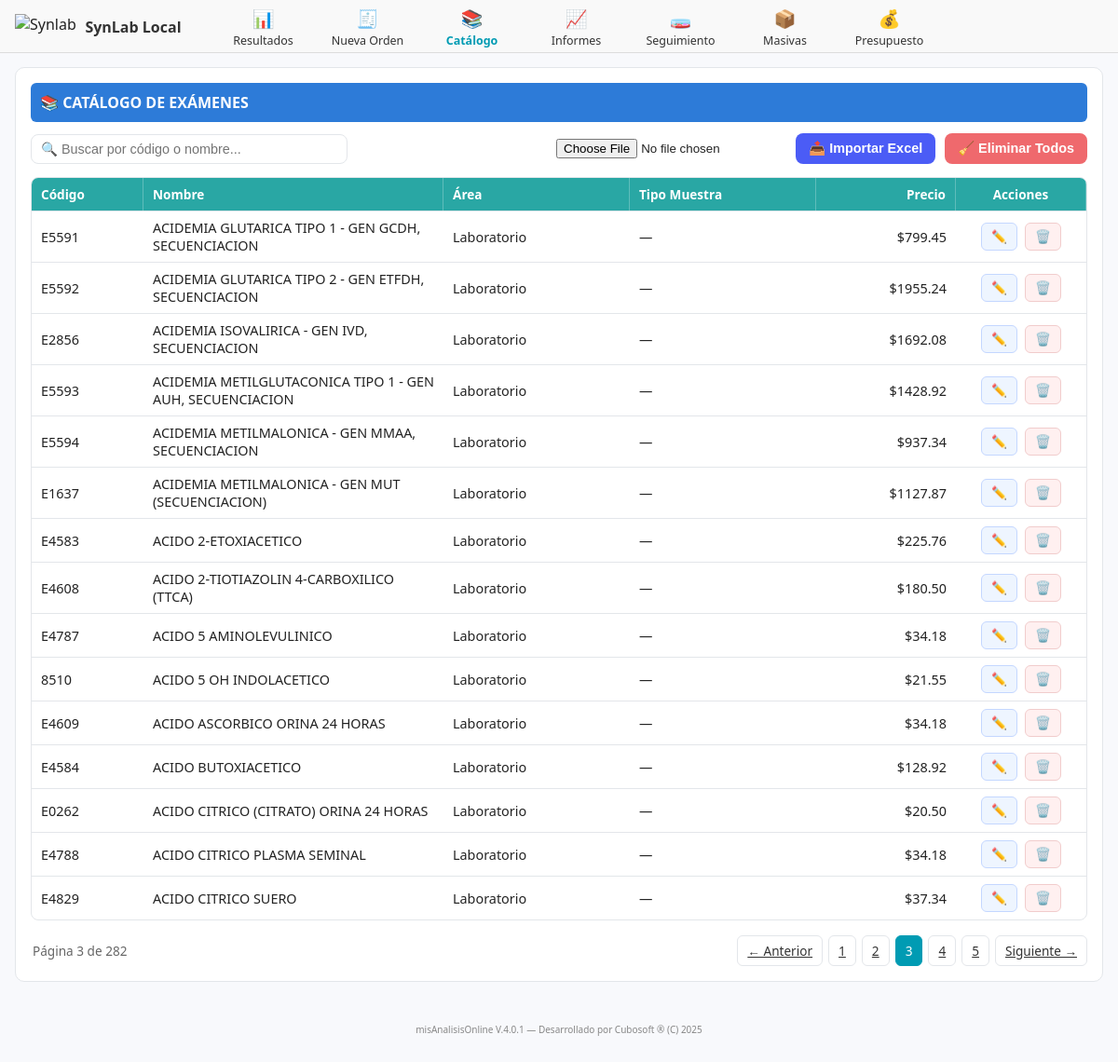
/catalogo/?page=3 (signed in), run on the app's committed database.
### laboratorio/models.py (models this page shows, shortened)
class Examen(models.Model):
    codigo = models.CharField(max_length=50, unique=True)
    nombre = models.CharField(max_length=200)
    area = models.CharField(max_length=100)
    unidad = models.CharField(max_length=50, blank=True, null=True)
    muestra = models.CharField(max_length=100, blank=True, null=True)  # 🧪 NUEVO CAMPO
    precio = models.DecimalField(max_digits=10, decimal_places=2, default=0.00)
    referencia_synlab = models.CharField(max_length=50, blank=True, null=True)
    activo = models.BooleanField(default=True)
    creado_en = models.DateTimeField(auto_now_add=True)
    actualizado_en = models.DateTimeField(auto_now=True)
    creado_por = models.ForeignKey(User, related_name='examen_creado_por', on_delete=models.SET_NULL, null=True, blank=True)
    modificado_por = models.ForeignKey(User, related_name='examen_modificado_por', on_delete=models.SET_NULL, null=True, blank=True)

### laboratorio/views.py (the view)
# urls.py: path('catalogo/', views.catalogo_examenes, name='catalogo_examenes'),
@login_required
def catalogo_examenes(request):
    examenes_list = Examen.objects.all().order_by('area', 'nombre')
    query = request.GET.get('q', '').strip()
    if query:
        examenes_list = examenes_list.filter(nombre__icontains=query) | examenes_list.filter(codigo__icontains=query)
    paginator = Paginator(examenes_list, 15)
    page_number = request.GET.get('page')
    examenes = paginator.get_page(page_number)
    return render(request, 'laboratorio/catalogo.html', {'examenes': examenes, 'query': query})

### laboratorio/templates/laboratorio/catalogo.html (shortened to what this page needs)
{% extends "base.html" %}
{% block content %}
<div class="slx-panel">
  <div class="slx-title">📚 Catálogo de Exámenes</div>
  <div class="slx-header">
    <div class="slx-searchbar">
      <input type="search" id="buscarExamen" value="{{ query }}" class="slx-input" placeholder="🔍 Buscar por código o nombre...">
    </div>
    <div style="display:flex; gap:10px; align-items:center;">
      <form method="post" action="{% url 'catalogo_importar_excel' %}" enctype="multipart/form-data" class="d-flex align-items-center gap-2">
        <input type="file" name="archivo" accept=".xlsx" required>
        <button class="slx-btn slx-btn--blue">📤 Importar Excel</button>
      </form>
      <button type="button" id="btnEliminarTodos" class="slx-btn slx-btn--red">🧹 Eliminar Todos</button>
    </div>
  </div>
  <div id="tablaExamenes" class="slx-tablewrap">
    <div class="slx-thead">
      <div>Código</div>
      <div>Nombre</div>
      <div>Área</div>
      <div>Tipo Muestra</div>
      <div style="text-align:right;">Precio</div>
      <div style="text-align:center;">Acciones</div>
    </div>
    {% for e in examenes %}
    <div class="slx-row" data-id="{{ e.id }}">
      <div>{{ e.codigo }}</div>
      <div>{{ e.nombre }}</div>
      <div>{{ e.area }}</div>
      <div>{{ e.muestra|default:"—" }}</div>
      <div style="text-align:right;">${{ e.precio|floatformat:2 }}</div>
      <div class="slx-actions">
        <button class="slx-mini slx-mini--edit btn-edit" title="Editar">✏️</button>
        <button class="slx-mini slx-mini--del btn-del" title="Eliminar">🗑️</button>
      </div>
    </div>
    {% empty %}
    <div class="slx-empty">No hay exámenes registrados</div>
    {% endfor %}
  </div>
  {% if examenes.has_other_pages %}
  <div class="slx-pagination">
    <div class="slx-page-info">
      Página {{ examenes.number }} de {{ examenes.paginator.num_pages }}
    </div>
    {% if examenes.has_previous %}
      <a href="?page={{ examenes.previous_page_number }}{% if query %}&q={{ query }}{% endif %}" class="slx-page-btn">← Anterior</a>
    {% endif %}
    {% for i in examenes.paginator.page_range %}
      {% if i == examenes.number %}
        <span class="slx-page-btn active">{{ i }}</span>
      {% elif i >= examenes.number|add:-2 and i <= examenes.number|add:2 %}
        <a href="?page={{ i }}{% if query %}&q={{ query }}{% endif %}" class="slx-page-btn">{{ i }}</a>
      {% endif %}
    {% endfor %}
    {% if examenes.has_next %}
      <a href="?page={{ examenes.next_page_number }}{% if query %}&q={{ query }}{% endif %}" class="slx-page-btn">Siguiente →</a>
    {% endif %}
  </div>
  {% endif %}
</div>
{% endblock %}

### laboratorio/static/laboratorio/CSS/estilo_ordenes.css (style rules this page uses)
:root { --bg:#f6f7fb; --card:#ffffff; --line:#e9edf3; --text:#2a2f36; --muted:#6a7380; --primary:#0b62c3; --primary-tint:#e8f2ff; --secondary:#5e6b7c; --secondary-tint:#eef2f6; --info:#7d8793; --shadow:0 1px 3px rgba(0,0,0,.06); --radius:12px; }
body { margin:0; background:var(--bg); color:var(--text); font-family:-apple-system,"Segoe UI",Roboto,Inter,Arial,sans-serif; }

### laboratorio/templates/base.html (style rules this page uses)
body { background-color:#f8f9fc;font-family:'Segoe UI',sans-serif; color:#222;margin:0;padding-top:72px; }

### laboratorio/templates/laboratorio/catalogo.html (style rules this page uses)
:root { --slx-blue:#2d7bd8; --slx-cyan:#29a7a4; --slx-border:#e3e6ea; --slx-bg:#fff; --slx-red:#e85a5e; --slx-green:#cdeedd; --slx-purple:#4b4bf7; }
.slx-panel { background:var(--slx-bg);border:1px solid var(--slx-border);border-radius:10px;padding:16px;margin-bottom:20px; }
.slx-title { background:var(--slx-blue);color:#fff;font-weight:700;padding:10px;border-radius:6px;margin-bottom:12px;text-transform:uppercase; }
.slx-header { display:flex;justify-content:space-between;align-items:center;margin-bottom:14px;flex-wrap:wrap;gap:12px; }
.slx-searchbar { display:flex;align-items:center;gap:8px;width:340px; }
.slx-input { width:100%;border:1px solid var(--slx-border);border-radius:8px;padding:7px 10px;font-size:.9rem; }
.slx-btn { display:inline-flex;align-items:center;gap:6px;font-size:.9rem;font-weight:600;border-radius:8px;padding:8px 14px;border:0;cursor:pointer; }
.slx-btn--blue { background:#4b5cf6;color:#fff; }
.slx-btn--red { background:#ef696d;color:#fff; }
.slx-tablewrap { border:1px solid var(--slx-border);border-radius:8px;overflow:hidden; }
.slx-thead { display:grid;grid-template-columns:120px 1fr 200px 200px 150px 140px;background:var(--slx-cyan);color:#fff;font-weight:700;font-size:.85rem; }
.slx-thead>div { padding:8px 10px;border-right:1px solid rgba(255,255,255,.25); }
.slx-row { display:grid;grid-template-columns:120px 1fr 200px 200px 150px 140px;border-top:1px solid var(--slx-border);align-items:center; }
.slx-row>div { padding:8px 10px;font-size:.9rem; }
.slx-actions { display:flex;justify-content:center;gap:8px; }
.slx-mini { font-size:.85rem;border-radius:6px;padding:6px 10px;cursor:pointer; }
.slx-mini--edit { background:#eef5ff;color:#2d7bd8;border:1px solid #c4d7ff; }
.slx-mini--del { background:#fff0f0;color:#d83a3a;border:1px solid #f1cccc; }
.slx-pagination { display:flex;justify-content:flex-end;align-items:center;gap:6px;margin-top:16px;flex-wrap:wrap; }
.slx-page-btn { border:1px solid var(--slx-border);background:#fff;border-radius:6px;padding:6px 10px;font-size:.85rem;cursor:pointer;color:#333; }
.slx-page-btn.active { background:#009bb3;color:#fff;border-color:#009bb3; }
.slx-page-info { font-size:.85rem;color:#666;margin-right:auto;padding-left:2px; }

### data on the page
Examen: codigo "E5591", nombre "ACIDEMIA GLUTARICA TIPO 1 - GEN GCDH, SECUENCIACION", area "Laboratorio", muestra "—", precio "799.45"
Examen: codigo "E5592", nombre "ACIDEMIA GLUTARICA TIPO 2 - GEN ETFDH, SECUENCIACION", area "Laboratorio", muestra "—", precio "1955.24"
Examen: codigo "E2856", nombre "ACIDEMIA ISOVALIRICA - GEN IVD, SECUENCIACION", area "Laboratorio", muestra "—", precio "1692.08"
Examen: codigo "E5593", nombre "ACIDEMIA METILGLUTACONICA TIPO 1 - GEN AUH, SECUENCIACION", area "Laboratorio", muestra "—", precio "1428.92"
Examen: codigo "E5594", nombre "ACIDEMIA METILMALONICA - GEN MMAA, SECUENCIACION", area "Laboratorio", muestra "—", precio "937.34"
Examen: codigo "E1637", nombre "ACIDEMIA METILMALONICA - GEN MUT (SECUENCIACION)", area "Laboratorio", muestra "—", precio "1127.87"
Examen: codigo "E4583", nombre "ACIDO 2-ETOXIACETICO", area "Laboratorio", muestra "—", precio "225.76"
Examen: codigo "E4608", nombre "ACIDO 2-TIOTIAZOLIN 4-CARBOXILICO (TTCA)", area "Laboratorio", muestra "—", precio "180.50"
Examen: codigo "E4787", nombre "ACIDO 5 AMINOLEVULINICO", area "Laboratorio", muestra "—", precio "34.18"
Examen: codigo "8510", nombre "ACIDO 5 OH INDOLACETICO", area "Laboratorio", muestra "—", precio "21.55"
Examen: codigo "E4609", nombre "ACIDO ASCORBICO ORINA 24 HORAS", area "Laboratorio", muestra "—", precio "34.18"
Examen: codigo "E4584", nombre "ACIDO BUTOXIACETICO", area "Laboratorio", muestra "—", precio "128.92"
Examen: codigo "E0262", nombre "ACIDO CITRICO (CITRATO) ORINA 24 HORAS", area "Laboratorio", muestra "—", precio "20.50"
Examen: codigo "E4788", nombre "ACIDO CITRICO PLASMA SEMINAL", area "Laboratorio", muestra "—", precio "34.18"
Examen: codigo "E4829", nombre "ACIDO CITRICO SUERO", area "Laboratorio", muestra "—", precio "37.34"

### other printed values
{{ examenes.number }} "3"
{{ examenes.paginator.num_pages }} "282"
{{ i }} "1" "2" "4" "5"
{{ i }} "3"
